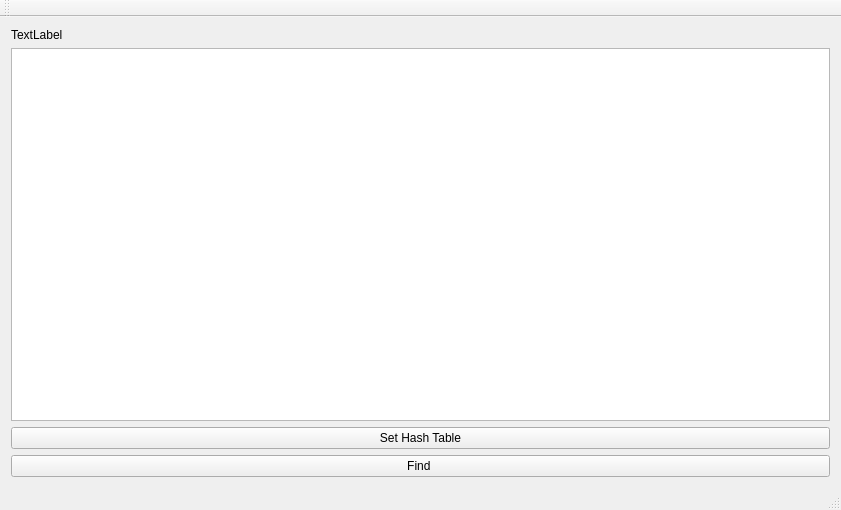
<?xml version="1.0" encoding="UTF-8"?>
<ui version="4.0">
 <class>MainWindowClass</class>
 <widget class="QMainWindow" name="MainWindowClass">
  <property name="geometry">
   <rect>
    <x>0</x>
    <y>0</y>
    <width>841</width>
    <height>510</height>
   </rect>
  </property>
  <property name="windowTitle">
   <string>MainWindow</string>
  </property>
  <widget class="QWidget" name="centralWidget">
   <property name="minimumSize">
    <size>
     <width>841</width>
     <height>0</height>
    </size>
   </property>
   <layout class="QHBoxLayout" name="horizontalLayout">
    <item>
     <layout class="QGridLayout" name="gridLayout">
      <item row="1" column="0">
       <widget class="QListWidget" name="List"/>
      </item>
      <item row="3" column="0">
       <widget class="QPushButton" name="FindMin">
        <property name="text">
         <string>Find </string>
        </property>
       </widget>
      </item>
      <item row="2" column="0">
       <widget class="QPushButton" name="SetTable">
        <property name="text">
         <string>Set Hash Table</string>
        </property>
       </widget>
      </item>
      <item row="0" column="0">
       <widget class="QLabel" name="label">
        <property name="text">
         <string>TextLabel</string>
        </property>
       </widget>
      </item>
     </layout>
    </item>
   </layout>
  </widget>
  <widget class="QMenuBar" name="menuBar">
   <property name="geometry">
    <rect>
     <x>0</x>
     <y>0</y>
     <width>841</width>
     <height>22</height>
    </rect>
   </property>
  </widget>
  <widget class="QToolBar" name="mainToolBar">
   <attribute name="toolBarArea">
    <enum>TopToolBarArea</enum>
   </attribute>
   <attribute name="toolBarBreak">
    <bool>false</bool>
   </attribute>
  </widget>
  <widget class="QStatusBar" name="statusBar"/>
 </widget>
 <layoutdefault spacing="6" margin="11"/>
 <resources>
  <include location="MainWindow.qrc"/>
 </resources>
 <connections/>
</ui>
